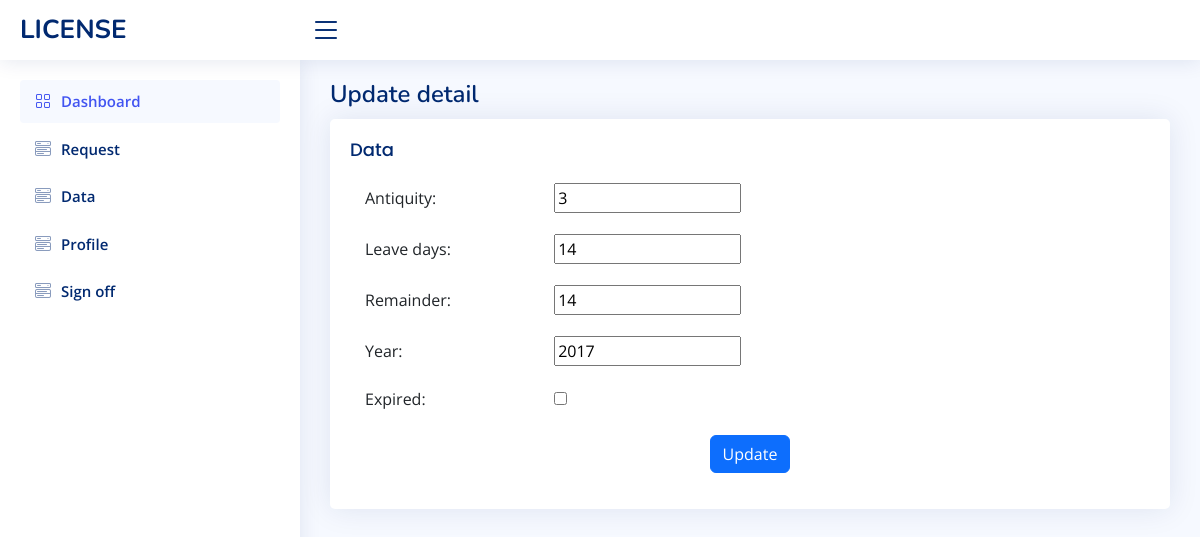
Before: /update-detail/6/ (signed in) with the older database file.
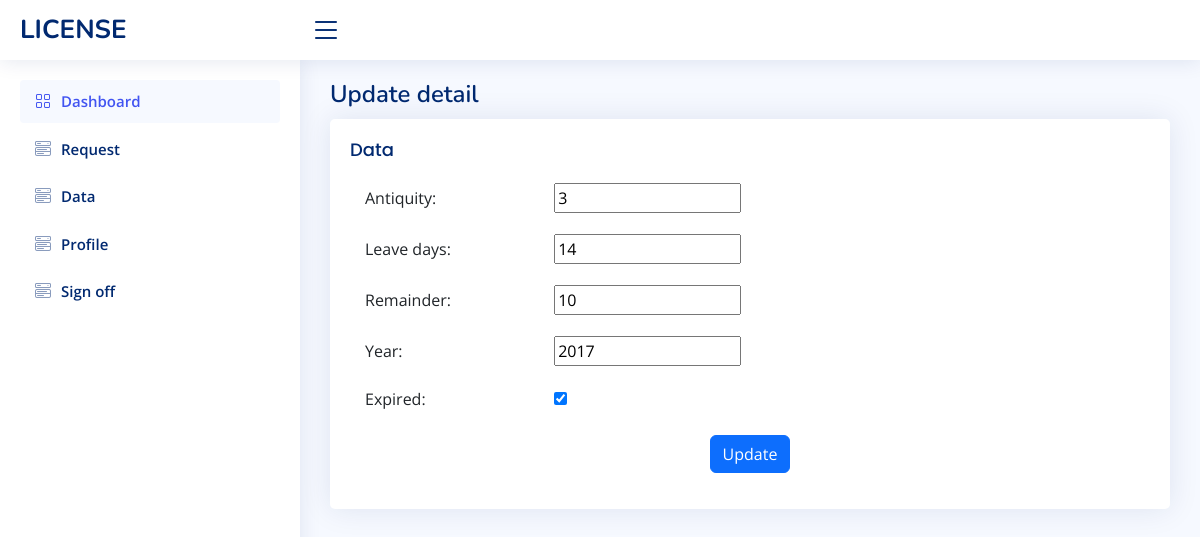
After: the same page with the newer database file.
### employeeDetail/models.py (models this page shows)
class EmployeeDetail(models.Model):
    employee = models.ForeignKey(Employee,on_delete=models.CASCADE)
    antiquity = models.CharField(max_length=15)
    leave_days = models.CharField(max_length=25)
    remainder = models.CharField(max_length=25)
    year = models.CharField(max_length=25)
    created = models.DateField(auto_now_add=True)
    status = models.BooleanField(default=False)

### employeeDetail/views.py (the view)
# urls.py: path('update-detail/<str:pk>/', detail.update_detail, name="update-detail"),
@login_required
def update_detail(request,pk):
   detail = EmployeeDetail.objects.get(id=pk)
   form = FormDetail(instance=detail)
   if request.method == 'POST':
        form = FormDetail(request.POST, instance=detail)
        form.save()
        return redirect('data')
   context = {'form':form}
   return render (request,'data/update_detail.html',context)

### employeeDetail/forms.py
class FormDetail(ModelForm):
    class Meta:
        model = EmployeeDetail
        fields = '__all__'

### templates/data/update_detail.html (shortened to what this page needs)
{% extends 'base.html' %}
{% block container %}
<div class="pagetitle">
  <h1>Update detail</h1>
</div>
<div class="card">
  <div class="card-body">
    <h5 class="card-title">Data</h5>
    <form class="row g-3"  action="" class="form-horizontal" role="form" method="POST" enctype="multipart/form-data" >
      <div class="col-12">
          <label for="{{ form.subject.id_for_label }}" class="col-lg-3 control-label">Antiquity:</label>
        {{ form.antiquity }}
      </div>
      <div class="col-12">
          <label for="{{ form.leave_days.id_for_label }}" class="col-lg-3 control-label">Leave days:</label>
        {{ form.leave_days }}
      </div>
      <div class="col-12">
          <label for="{{ form.remainder.id_for_label }}" class="col-lg-3 control-label">Remainder:</label>
        {{ form.remainder }}
      </div>
      <div class="col-12">
          <label for="{{ form.year.id_for_label }}" class="col-lg-3 control-label">Year:</label>
        {{ form.year }}
      </div>
      <div class="col-12">
          <label for="{{ form.status.id_for_label }}" class="col-lg-3 control-label">Expired:</label>
        {{ form.status }}
      </div>
      <div class="text-center">
        <button type="submit" class="btn btn-primary">Update</button>
      </div>
    </form>
  </div>
</div>
{% endblock container%}

Changed rows visible on the page:
changed EmployeeDetail: remainder "14" → "10"; status "☐" → "☑"
